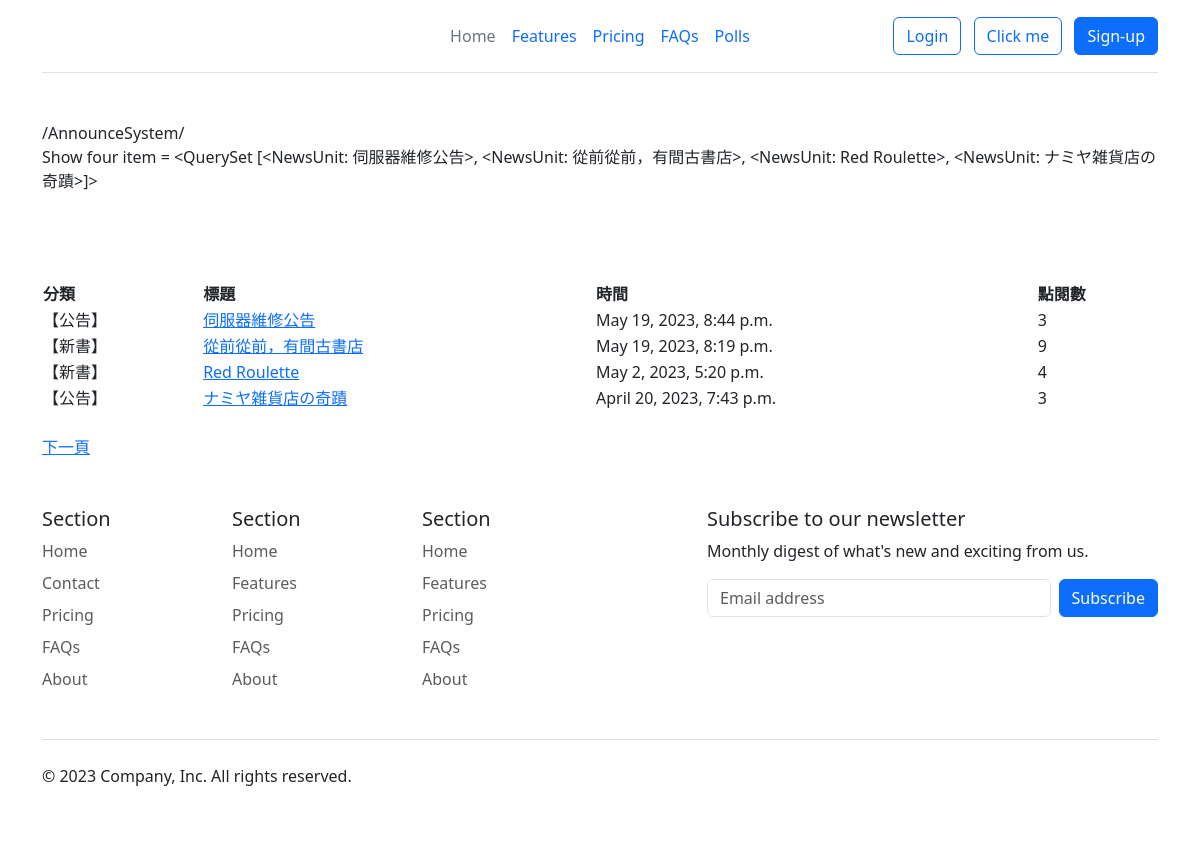
/AnnounceSystem/, run on the app's committed database.
### AnnounceSystem/models.py (models this page shows)
class NewsUnit(models.Model):
    catego = models.CharField(max_length=10, null=False)
    nickname = models.CharField(max_length=20, null=False)
    title = models.CharField(max_length=50, null=False)
    message = models.TextField(null=False)
    pubtime = models.DateTimeField(auto_now=True)
    enabled = models.BooleanField(default=False)
    press = models.IntegerField(default=0)
    def __str__(self):
        return self.title

### AnnounceSystem/views.py (the view)
# urls.py: path('', views.index, name='index'),
def index(request, pageindex=None):
    global page1  #重複開啟本網頁時需保留 page1 的值
    pagesize = 4  #每頁顯示的資料筆數
    newsall = NewsUnit.objects.all().order_by('-id')  #讀取新聞資料表,依時間遞減排序
    datasize = len(newsall)  #新聞筆數
    totpage = math.ceil(datasize / pagesize)  #總頁數
    if pageindex==None:  #無參數
        page1 = 1
        newsunits = NewsUnit.objects.filter(enabled=False).order_by('-id')[:pagesize]
    elif pageindex=='1':  #上一頁
        start = (page1-2)*pagesize  #該頁第1筆資料
        if start >= 0:  #有前頁資料就顯示
            newsunits = NewsUnit.objects.filter(enabled=False).order_by('-id')[start:(start+pagesize)]
            page1 -= 1
    elif pageindex=='2':  #下一頁
        start = page1*pagesize  #該頁第1筆資料
        if start < datasize:  #有下頁資料就顯示
            newsunits = NewsUnit.objects.filter(enabled=False).order_by('-id')[start:(start+pagesize)]
            page1 += 1
    elif pageindex=='3':  #由詳細頁面返回首頁
        start = (page1-1)*pagesize  #取得原有頁面第1筆資料
        newsunits = NewsUnit.objects.filter(enabled=False).order_by('-id')[start:(start+pagesize)]
    currentpage = page1  #將目頁前頁面以區域變數傳回html
    return render(request, "AnnounceSystem/index.html", locals())

### AnnounceSystem/templates/AnnounceSystem/index.html (shortened to what this page needs)
{% extends 'AnnounceSystem/base.html' %}
{% load static %}
{% block content %}
<h1>{{message}}</h1><br>
{{request.get_full_path}}<br>
<p>Show four item = {{newsunits}} </p><br><br><br>
<div class="contentbox">
    <table width="100%">
    <tr>
        <th align="left">分類</th>
        <th align="left">標題</th>
        <th align="left">時間</th>
        <th align="left">點閱數</th>
    </tr>
    {% for unit in newsunits %}
        <tr class="alt">
            <td><div class="typeblock">【{{ unit.catego }}】</div></td>
            <td><a href="{% url 'AnnounceSystem:detail' unit.id %}">{{ unit.title }}</a></td>
            <td>{{ unit.pubtime }}</td>
            <td>{{ unit.press }}</td>
        </tr>
    {% empty %}
        {% comment %} 當迴圈為空值時 {% endcomment %}
        <div class="status warning">
            <p><span>注意 !</span> 目前新聞資料庫中沒有任何資料！</p>
        </div>
    {% endfor %}
    </table>
    <br>
    <div class="topfunction">
        {% if currentpage < totpage %}
            <a href="{% url 'AnnounceSystem:index' pageindex=2 %} " title="下一頁">下一頁</a>
        {% endif %}
    </div>
</div>
{% endblock content %}

### data on the page
NewsUnit: title.title "<QuerySet [<NewsUnit: 伺服器維修公告>, <NewsUnit: 從前從前，有間古書店>, <NewsUnit: Red Roulette>, <NewsUnit: ナミヤ雑貨店の奇蹟>]>", catego "公告", title "伺服器維修公告", pubtime "May 19, 2023, 8:44 p.m.", press "3"
NewsUnit: catego "新書", title "從前從前，有間古書店", pubtime "May 19, 2023, 8:19 p.m.", press "9"
NewsUnit: catego "新書", title "Red Roulette", pubtime "May 2, 2023, 5:20 p.m.", press "4"
NewsUnit: catego "公告", title "ナミヤ雑貨店の奇蹟", pubtime "April 20, 2023, 7:43 p.m.", press "3"

### other printed values
{{ request.get_full_path }} "/AnnounceSystem/"
